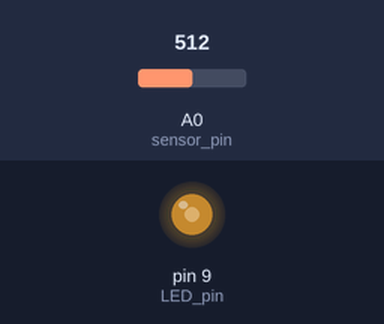
Bench run of a sketch on a simulated Arduino Uno, built with avr-gcc and run on an emulated ATmega328P. Shown: output pins drawn as LEDs (lit = HIGH). The inputs (shaded band) are chosen by the test bench; at power-on: A0 (sensor_pin) = 512.

Above: at 6.2 s.
6.3 s: A0 (sensor_pin) set to 716
At 7.1 s:
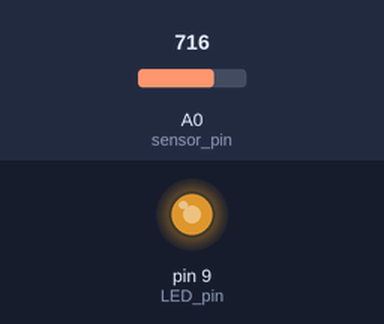
7.8 s: A0 (sensor_pin) set to 900
At 8.3 s:
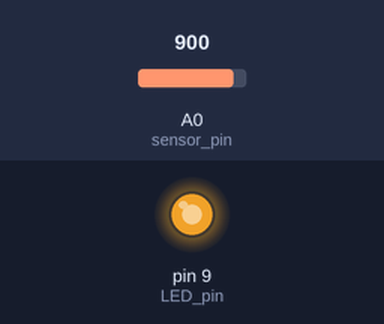
9.3 s: A0 (sensor_pin) set to 122
At 10.5 s:
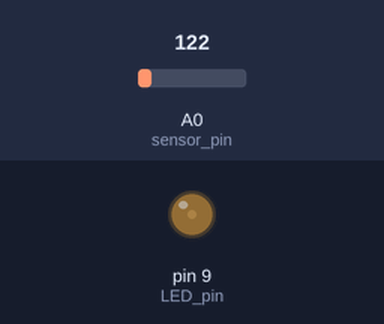
10.8 s: A0 (sensor_pin) set to 511
At 11.7 s:
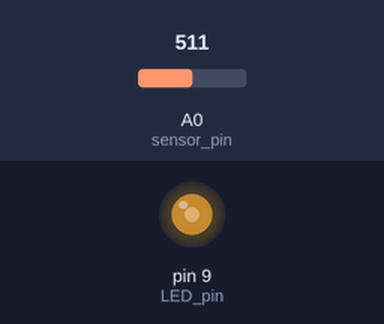
Timing chart, 0 to 13.3 s (numbered marks = the images above; inputs shaded):
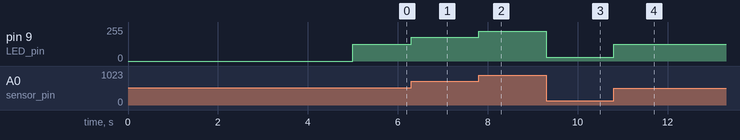

Measured:
- after the input at 6.3 s, pin 9 (LED_pin): 127/255 → 178/255 at once
- after the input at 7.8 s, pin 9 (LED_pin): 178/255 → 224/255 at once
- after the input at 9.3 s, pin 9 (LED_pin): 224/255 → 30/255 at once
- after the input at 10.8 s, pin 9 (LED_pin): 30/255 → 127/255 at once

The sketch:

part2_l1.ino
```cpp
#define  LED_pin 9
#define sensor_pin 0
int sensor_data;
int max_value=1023;
int min_value=0;
void setup()  {
  pinMode(LED_pin, OUTPUT);
  while (millis()<5000)   {
    sensor_data=analogRead(sensor_pin);
    if(sensor_data>max_value)     max_value=sensor_data;
    if(sensor_data<min_value)     min_value=sensor_data;
    }
    }
    void loop() {
      sensor_data=analogRead(sensor_pin);
      sensor_data=map(sensor_data, min_value, max_value, 0, 255);
      sensor_data=constrain(sensor_data, 0, 255);
      analogWrite(LED_pin, sensor_data);
      }
```
